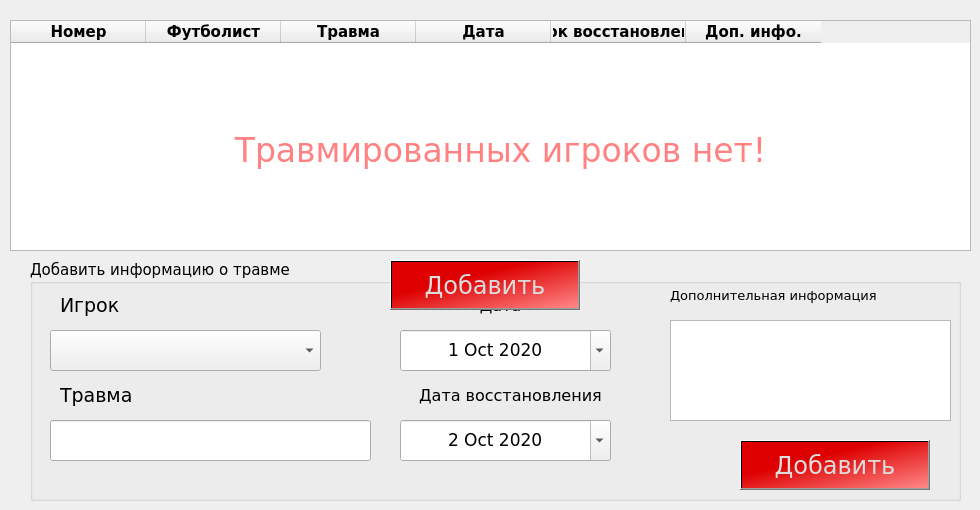
    <widget class="QWidget" name="current">
     <attribute name="title">
      <string>Текущие травмы</string>
     </attribute>
     <widget class="QTableWidget" name="currentTable">
      <property name="geometry">
       <rect>
        <x>10</x>
        <y>20</y>
        <width>961</width>
        <height>231</height>
       </rect>
      </property>
      <property name="font">
       <font>
        <family>Verdana</family>
        <pointsize>11</pointsize>
       </font>
      </property>
      <property name="gridStyle">
       <enum>Qt::SolidLine</enum>
      </property>
      <attribute name="horizontalHeaderMinimumSectionSize">
       <number>50</number>
      </attribute>
      <attribute name="horizontalHeaderDefaultSectionSize">
       <number>135</number>
      </attribute>
      <attribute name="horizontalHeaderHighlightSections">
       <bool>false</bool>
      </attribute>
      <attribute name="horizontalHeaderShowSortIndicator" stdset="0">
       <bool>false</bool>
      </attribute>
      <attribute name="verticalHeaderDefaultSectionSize">
       <number>35</number>
      </attribute>
      <attribute name="verticalHeaderHighlightSections">
       <bool>false</bool>
      </attribute>
      <column>
       <property name="text">
        <string>Номер</string>
       </property>
       <property name="font">
        <font>
         <family>Verdana</family>
         <pointsize>11</pointsize>
         <weight>75</weight>
         <bold>true</bold>
        </font>
       </property>
       <property name="textAlignment">
        <set>AlignCenter</set>
       </property>
      </column>
      <column>
       <property name="text">
        <string>Футболист</string>
       </property>
       <property name="font">
        <font>
         <family>Verdana</family>
         <pointsize>11</pointsize>
         <weight>75</weight>
         <bold>true</bold>
        </font>
       </property>
       <property name="textAlignment">
        <set>AlignCenter</set>
       </property>
      </column>
      <column>
       <property name="text">
        <string>Травма</string>
       </property>
       <property name="font">
        <font>
         <family>Verdana</family>
         <pointsize>11</pointsize>
         <weight>75</weight>
         <bold>true</bold>
        </font>
       </property>
       <property name="textAlignment">
        <set>AlignCenter</set>
       </property>
      </column>
      <column>
       <property name="text">
        <string>Дата</string>
       </property>
       <property name="font">
        <font>
         <family>Verdana</family>
         <pointsize>11</pointsize>
         <weight>75</weight>
         <bold>true</bold>
        </font>
       </property>
       <property name="textAlignment">
        <set>AlignCenter</set>
       </property>
      </column>
      <column>
       <property name="text">
        <string>Срок восстановления</string>
       </property>
       <property name="font">
        <font>
         <family>Verdana</family>
         <pointsize>11</pointsize>
         <weight>75</weight>
         <bold>true</bold>
        </font>
       </property>
       <property name="textAlignment">
        <set>AlignCenter</set>
       </property>
      </column>
      <column>
       <property name="text">
        <string>Доп. инфо.</string>
       </property>
       <property name="font">
        <font>
         <family>Verdana</family>
         <pointsize>11</pointsize>
         <weight>75</weight>
         <bold>true</bold>
        </font>
       </property>
       <property name="textAlignment">
        <set>AlignCenter</set>
       </property>
      </column>
     </widget>
     <widget class="QGroupBox" name="addBox">
      <property name="geometry">
       <rect>
        <x>30</x>
        <y>260</y>
        <width>931</width>
        <height>241</height>
       </rect>
      </property>
      <property name="font">
       <font>
        <family>Verdana</family>
        <pointsize>11</pointsize>
       </font>
      </property>
      <property name="title">
       <string>Добавить информацию о травме</string>
      </property>
      <widget class="QPushButton" name="addButton2">
       <property name="geometry">
        <rect>
         <x>710</x>
         <y>180</y>
         <width>190</width>
         <height>50</height>
        </rect>
       </property>
       <property name="palette">
        <palette>
         <active>
          <colorrole role="WindowText">
           <brush brushstyle="SolidPattern">
            <color alpha="255">
             <red>220</red>
             <green>220</green>
             <blue>220</blue>
            </color>
           </brush>
          </colorrole>
          <colorrole role="Button">
           <brush brushstyle="LinearGradientPattern">
            <gradient startx="0.000000000000000" starty="0.000000000000000" endx="1.000000000000000" endy="1.000000000000000" type="LinearGradient" spread="RepeatSpread" coordinatemode="ObjectBoundingMode">
             <gradientstop position="0.363184000000000">
              <color alpha="255">
               <red>222</red>
               <green>0</green>
               <blue>0</blue>
              </color>
             </gradientstop>
             <gradientstop position="1.000000000000000">
              <color alpha="255">
               <red>255</red>
               <green>136</green>
               <blue>136</blue>
              </color>
             </gradientstop>
            </gradient>
           </brush>
          </colorrole>
          <colorrole role="Text">
           <brush brushstyle="SolidPattern">
            <color alpha="255">
             <red>220</red>
             <green>220</green>
             <blue>220</blue>
            </color>
           </brush>
          </colorrole>
          <colorrole role="ButtonText">
           <brush brushstyle="SolidPattern">
            <color alpha="255">
             <red>220</red>
             <green>220</green>
             <blue>220</blue>
            </color>
           </brush>
          </colorrole>
          <colorrole role="Base">
           <brush brushstyle="LinearGradientPattern">
            <gradient startx="0.000000000000000" starty="0.000000000000000" endx="1.000000000000000" endy="1.000000000000000" type="LinearGradient" spread="RepeatSpread" coordinatemode="ObjectBoundingMode">
             <gradientstop position="0.363184000000000">
              <color alpha="255">
               <red>222</red>
               <green>0</green>
               <blue>0</blue>
              </color>
             </gradientstop>
             <gradientstop position="1.000000000000000">
              <color alpha="255">
               <red>255</red>
               <green>136</green>
               <blue>136</blue>
              </color>
             </gradientstop>
            </gradient>
           </brush>
          </colorrole>
          <colorrole role="Window">
           <brush brushstyle="LinearGradientPattern">
            <gradient startx="0.000000000000000" starty="0.000000000000000" endx="1.000000000000000" endy="1.000000000000000" type="LinearGradient" spread="RepeatSpread" coordinatemode="ObjectBoundingMode">
             <gradientstop position="0.363184000000000">
              <color alpha="255">
               <red>222</red>
               <green>0</green>
               <blue>0</blue>
              </color>
             </gradientstop>
             <gradientstop position="1.000000000000000">
              <color alpha="255">
               <red>255</red>
               <green>136</green>
               <blue>136</blue>
              </color>
             </gradientstop>
            </gradient>
           </brush>
          </colorrole>
          <colorrole role="PlaceholderText">
           <brush brushstyle="NoBrush">
            <color alpha="128">
             <red>220</red>
             <green>220</green>
             <blue>220</blue>
            </color>
           </brush>
          </colorrole>
         </active>
         <inactive>
          <colorrole role="WindowText">
           <brush brushstyle="SolidPattern">
            <color alpha="255">
             <red>220</red>
             <green>220</green>
             <blue>220</blue>
            </color>
           </brush>
          </colorrole>
          <colorrole role="Button">
           <brush brushstyle="LinearGradientPattern">
            <gradient startx="0.000000000000000" starty="0.000000000000000" endx="1.000000000000000" endy="1.000000000000000" type="LinearGradient" spread="RepeatSpread" coordinatemode="ObjectBoundingMode">
             <gradientstop position="0.363184000000000">
              <color alpha="255">
               <red>222</red>
               <green>0</green>
               <blue>0</blue>
              </color>
             </gradientstop>
             <gradientstop position="1.000000000000000">
              <color alpha="255">
               <red>255</red>
               <green>136</green>
               <blue>136</blue>
              </color>
             </gradientstop>
            </gradient>
           </brush>
          </colorrole>
          <colorrole role="Text">
           <brush brushstyle="SolidPattern">
            <color alpha="255">
             <red>220</red>
             <green>220</green>
             <blue>220</blue>
            </color>
           </brush>
          </colorrole>
          <colorrole role="ButtonText">
           <brush brushstyle="SolidPattern">
            <color alpha="255">
             <red>220</red>
             <green>220</green>
             <blue>220</blue>
            </color>
           </brush>
          </colorrole>
          <colorrole role="Base">
           <brush brushstyle="LinearGradientPattern">
            <gradient startx="0.000000000000000" starty="0.000000000000000" endx="1.000000000000000" endy="1.000000000000000" type="LinearGradient" spread="RepeatSpread" coordinatemode="ObjectBoundingMode">
             <gradientstop position="0.363184000000000">
              <color alpha="255">
               <red>222</red>
               <green>0</green>
               <blue>0</blue>
              </color>
             </gradientstop>
             <gradientstop position="1.000000000000000">
              <color alpha="255">
               <red>255</red>
               <green>136</green>
               <blue>136</blue>
              </color>
             </gradientstop>
            </gradient>
           </brush>
          </colorrole>
          <colorrole role="Window">
           <brush brushstyle="LinearGradientPattern">
            <gradient startx="0.000000000000000" starty="0.000000000000000" endx="1.000000000000000" endy="1.000000000000000" type="LinearGradient" spread="RepeatSpread" coordinatemode="ObjectBoundingMode">
             <gradientstop position="0.363184000000000">
              <color alpha="255">
               <red>222</red>
               <green>0</green>
               <blue>0</blue>
              </color>
             </gradientstop>
             <gradientstop position="1.000000000000000">
              <color alpha="255">
               <red>255</red>
               <green>136</green>
               <blue>136</blue>
              </color>
             </gradientstop>
            </gradient>
           </brush>
          </colorrole>
          <colorrole role="PlaceholderText">
           <brush brushstyle="NoBrush">
            <color alpha="128">
             <red>220</red>
             <green>220</green>
             <blue>220</blue>
            </color>
           </brush>
          </colorrole>
         </inactive>
         <disabled>
          <colorrole role="WindowText">
           <brush brushstyle="SolidPattern">
            <color alpha="255">
             <red>220</red>
             <green>220</green>
             <blue>220</blue>
            </color>
           </brush>
          </colorrole>
          <colorrole role="Button">
           <brush brushstyle="LinearGradientPattern">
            <gradient startx="0.000000000000000" starty="0.000000000000000" endx="1.000000000000000" endy="1.000000000000000" type="LinearGradient" spread="RepeatSpread" coordinatemode="ObjectBoundingMode">
             <gradientstop position="0.363184000000000">
              <color alpha="255">
               <red>222</red>
               <green>0</green>
               <blue>0</blue>
              </color>
             </gradientstop>
             <gradientstop position="1.000000000000000">
              <color alpha="255">
               <red>255</red>
               <green>136</green>
               <blue>136</blue>
              </color>
             </gradientstop>
            </gradient>
           </brush>
          </colorrole>
          <colorrole role="Text">
           <brush brushstyle="SolidPattern">
            <color alpha="255">
             <red>220</red>
             <green>220</green>
             <blue>220</blue>
            </color>
           </brush>
          </colorrole>
          <colorrole role="ButtonText">
           <brush brushstyle="SolidPattern">
            <color alpha="255">
             <red>220</red>
             <green>220</green>
             <blue>220</blue>
            </color>
           </brush>
          </colorrole>
          <colorrole role="Base">
           <brush brushstyle="LinearGradientPattern">
            <gradient startx="0.000000000000000" starty="0.000000000000000" endx="1.000000000000000" endy="1.000000000000000" type="LinearGradient" spread="RepeatSpread" coordinatemode="ObjectBoundingMode">
             <gradientstop position="0.363184000000000">
              <color alpha="255">
               <red>222</red>
               <green>0</green>
               <blue>0</blue>
              </color>
             </gradientstop>
             <gradientstop position="1.000000000000000">
              <color alpha="255">
               <red>255</red>
               <green>136</green>
               <blue>136</blue>
              </color>
             </gradientstop>
            </gradient>
           </brush>
          </colorrole>
          <colorrole role="Window">
           <brush brushstyle="LinearGradientPattern">
            <gradient startx="0.000000000000000" starty="0.000000000000000" endx="1.000000000000000" endy="1.000000000000000" type="LinearGradient" spread="RepeatSpread" coordinatemode="ObjectBoundingMode">
             <gradientstop position="0.363184000000000">
              <color alpha="255">
               <red>222</red>
               <green>0</green>
               <blue>0</blue>
              </color>
             </gradientstop>
             <gradientstop position="1.000000000000000">
              <color alpha="255">
               <red>255</red>
               <green>136</green>
               <blue>136</blue>
              </color>
             </gradientstop>
            </gradient>
           </brush>
          </colorrole>
          <colorrole role="PlaceholderText">
           <brush brushstyle="NoBrush">
            <color alpha="128">
             <red>220</red>
             <green>220</green>
             <blue>220</blue>
            </color>
           </brush>
          </colorrole>
         </disabled>
        </palette>
       </property>
       <property name="font">
        <font>
         <family>Verdana</family>
         <pointsize>18</pointsize>
        </font>
       </property>
       <property name="cursor">
        <cursorShape>PointingHandCursor</cursorShape>
       </property>
       <property name="autoFillBackground">
        <bool>false</bool>
       </property>
       <property name="styleSheet">
        <string notr="true">background-color: qlineargradient(spread:repeat, x1:0, y1:0, x2:1, y2:1, stop:0.363184 rgba(222, 0, 0, 255), stop:1 rgba(255, 136, 136, 255));
color: rgb(220, 220, 220)</string>
       </property>
       <property name="text">
        <string>Добавить</string>
       </property>
      </widget>
      <widget class="QComboBox" name="playerCombo">
       <property name="geometry">
        <rect>
         <x>20</x>
         <y>70</y>
         <width>271</width>
         <height>41</height>
        </rect>
       </property>
       <property name="font">
        <font>
         <family>Verdana</family>
         <pointsize>10</pointsize>
        </font>
       </property>
       <item>
        <property name="text">
         <string/>
        </property>
       </item>
      </widget>
      <widget class="QLabel" name="label_6">
       <property name="geometry">
        <rect>
         <x>30</x>
         <y>30</y>
         <width>91</width>
         <height>31</height>
        </rect>
       </property>
       <property name="font">
        <font>
         <family>Verdana</family>
         <pointsize>14</pointsize>
        </font>
       </property>
       <property name="text">
        <string>Игрок</string>
       </property>
      </widget>
      <widget class="QLabel" name="sectorLabel">
       <property name="geometry">
        <rect>
         <x>420</x>
         <y>30</y>
         <width>101</width>
         <height>31</height>
        </rect>
       </property>
       <property name="font">
        <font>
         <family>Verdana</family>
         <pointsize>12</pointsize>
        </font>
       </property>
       <property name="text">
        <string>Дата</string>
       </property>
       <property name="alignment">
        <set>Qt::AlignCenter</set>
       </property>
      </widget>
      <widget class="QLabel" name="placeLabel">
       <property name="geometry">
        <rect>
         <x>360</x>
         <y>120</y>
         <width>241</width>
         <height>31</height>
        </rect>
       </property>
       <property name="font">
        <font>
         <family>Verdana</family>
         <pointsize>12</pointsize>
        </font>
       </property>
       <property name="text">
        <string>Дата восстановления</string>
       </property>
       <property name="alignment">
        <set>Qt::AlignCenter</set>
       </property>
      </widget>
      <widget class="QDateEdit" name="date1">
       <property name="geometry">
        <rect>
         <x>370</x>
         <y>70</y>
         <width>211</width>
         <height>41</height>
        </rect>
       </property>
       <property name="font">
        <font>
         <family>Verdana</family>
         <pointsize>13</pointsize>
        </font>
       </property>
       <property name="alignment">
        <set>Qt::AlignCenter</set>
       </property>
       <property name="maximumDate">
        <date>
         <year>2040</year>
         <month>12</month>
         <day>31</day>
        </date>
       </property>
       <property name="minimumDate">
        <date>
         <year>2020</year>
         <month>10</month>
         <day>1</day>
        </date>
       </property>
       <property name="calendarPopup">
        <bool>true</bool>
       </property>
      </widget>
      <widget class="QDateEdit" name="date2">
       <property name="geometry">
        <rect>
         <x>370</x>
         <y>160</y>
         <width>211</width>
         <height>41</height>
        </rect>
       </property>
       <property name="font">
        <font>
         <family>Verdana</family>
         <pointsize>13</pointsize>
        </font>
       </property>
       <property name="alignment">
        <set>Qt::AlignCenter</set>
       </property>
       <property name="maximumDate">
        <date>
         <year>2040</year>
         <month>12</month>
         <day>31</day>
        </date>
       </property>
       <property name="minimumDate">
        <date>
         <year>2020</year>
         <month>10</month>
         <day>2</day>
        </date>
       </property>
       <property name="calendarPopup">
        <bool>true</bool>
       </property>
      </widget>
      <widget class="QLineEdit" name="enjLine">
       <property name="geometry">
        <rect>
         <x>20</x>
         <y>160</y>
         <width>321</width>
         <height>41</height>
        </rect>
       </property>
       <property name="font">
        <font>
         <pointsize>10</pointsize>
        </font>
       </property>
      </widget>
      <widget class="QLabel" name="label_7">
       <property name="geometry">
        <rect>
         <x>30</x>
         <y>120</y>
         <width>101</width>
         <height>31</height>
        </rect>
       </property>
       <property name="font">
        <font>
         <family>Verdana</family>
         <pointsize>14</pointsize>
        </font>
       </property>
       <property name="text">
        <string>Травма</string>
       </property>
      </widget>
      <widget class="QTextEdit" name="infoText">
       <property name="geometry">
        <rect>
         <x>640</x>
         <y>60</y>
         <width>281</width>
         <height>101</height>
        </rect>
       </property>
       <property name="font">
        <font>
         <family>Verdana</family>
         <pointsize>9</pointsize>
        </font>
       </property>
      </widget>
      <widget class="QLabel" name="label_8">
       <property name="geometry">
        <rect>
         <x>640</x>
         <y>20</y>
         <width>271</width>
         <height>31</height>
        </rect>
       </property>
       <property name="font">
        <font>
         <family>Verdana</family>
         <pointsize>10</pointsize>
        </font>
       </property>
       <property name="text">
        <string>Дополнительная информация</string>
       </property>
      </widget>
     </widget>
     <widget class="QPushButton" name="addButton1">
      <property name="geometry">
       <rect>
        <x>390</x>
        <y>260</y>
        <width>190</width>
        <height>50</height>
       </rect>
      </property>
      <property name="palette">
       <palette>
        <active>
         <colorrole role="WindowText">
          <brush brushstyle="SolidPattern">
           <color alpha="255">
            <red>220</red>
            <green>220</green>
            <blue>220</blue>
           </color>
          </brush>
         </colorrole>
         <colorrole role="Button">
          <brush brushstyle="LinearGradientPattern">
           <gradient startx="0.000000000000000" starty="0.000000000000000" endx="1.000000000000000" endy="1.000000000000000" type="LinearGradient" spread="RepeatSpread" coordinatemode="ObjectBoundingMode">
            <gradientstop position="0.363184000000000">
             <color alpha="255">
              <red>222</red>
              <green>0</green>
              <blue>0</blue>
             </color>
            </gradientstop>
            <gradientstop position="1.000000000000000">
             <color alpha="255">
              <red>255</red>
              <green>136</green>
              <blue>136</blue>
             </color>
            </gradientstop>
           </gradient>
          </brush>
         </colorrole>
         <colorrole role="Text">
          <brush brushstyle="SolidPattern">
           <color alpha="255">
            <red>220</red>
            <green>220</green>
            <blue>220</blue>
           </color>
          </brush>
         </colorrole>
         <colorrole role="ButtonText">
          <brush brushstyle="SolidPattern">
           <color alpha="255">
            <red>220</red>
            <green>220</green>
            <blue>220</blue>
           </color>
          </brush>
         </colorrole>
         <colorrole role="Base">
          <brush brushstyle="LinearGradientPattern">
           <gradient startx="0.000000000000000" starty="0.000000000000000" endx="1.000000000000000" endy="1.000000000000000" type="LinearGradient" spread="RepeatSpread" coordinatemode="ObjectBoundingMode">
            <gradientstop position="0.363184000000000">
             <color alpha="255">
              <red>222</red>
              <green>0</green>
              <blue>0</blue>
             </color>
            </gradientstop>
            <gradientstop position="1.000000000000000">
             <color alpha="255">
              <red>255</red>
              <green>136</green>
              <blue>136</blue>
             </color>
            </gradientstop>
           </gradient>
          </brush>
         </colorrole>
         <colorrole role="Window">
          <brush brushstyle="LinearGradientPattern">
           <gradient startx="0.000000000000000" starty="0.000000000000000" endx="1.000000000000000" endy="1.000000000000000" type="LinearGradient" spread="RepeatSpread" coordinatemode="ObjectBoundingMode">
            <gradientstop position="0.363184000000000">
             <color alpha="255">
              <red>222</red>
              <green>0</green>
              <blue>0</blue>
             </color>
            </gradientstop>
            <gradientstop position="1.000000000000000">
             <color alpha="255">
              <red>255</red>
              <green>136</green>
              <blue>136</blue>
             </color>
            </gradientstop>
           </gradient>
          </brush>
         </colorrole>
         <colorrole role="PlaceholderText">
          <brush brushstyle="NoBrush">
           <color alpha="128">
            <red>220</red>
            <green>220</green>
            <blue>220</blue>
           </color>
          </brush>
         </colorrole>
        </active>
        <inactive>
         <colorrole role="WindowText">
          <brush brushstyle="SolidPattern">
           <color alpha="255">
            <red>220</red>
            <green>220</green>
            <blue>220</blue>
           </color>
          </brush>
         </colorrole>
         <colorrole role="Button">
          <brush brushstyle="LinearGradientPattern">
           <gradient startx="0.000000000000000" starty="0.000000000000000" endx="1.000000000000000" endy="1.000000000000000" type="LinearGradient" spread="RepeatSpread" coordinatemode="ObjectBoundingMode">
            <gradientstop position="0.363184000000000">
             <color alpha="255">
              <red>222</red>
              <green>0</green>
              <blue>0</blue>
             </color>
            </gradientstop>
            <gradientstop position="1.000000000000000">
             <color alpha="255">
              <red>255</red>
              <green>136</green>
              <blue>136</blue>
             </color>
            </gradientstop>
           </gradient>
          </brush>
         </colorrole>
         <colorrole role="Text">
          <brush brushstyle="SolidPattern">
           <color alpha="255">
            <red>220</red>
            <green>220</green>
            <blue>220</blue>
           </color>
          </brush>
         </colorrole>
         <colorrole role="ButtonText">
          <brush brushstyle="SolidPattern">
           <color alpha="255">
            <red>220</red>
            <green>220</green>
            <blue>220</blue>
           </color>
          </brush>
         </colorrole>
         <colorrole role="Base">
          <brush brushstyle="LinearGradientPattern">
           <gradient startx="0.000000000000000" starty="0.000000000000000" endx="1.000000000000000" endy="1.000000000000000" type="LinearGradient" spread="RepeatSpread" coordinatemode="ObjectBoundingMode">
            <gradientstop position="0.363184000000000">
             <color alpha="255">
              <red>222</red>
              <green>0</green>
              <blue>0</blue>
             </color>
            </gradientstop>
            <gradientstop position="1.000000000000000">
             <color alpha="255">
              <red>255</red>
              <green>136</green>
              <blue>136</blue>
             </color>
            </gradientstop>
           </gradient>
          </brush>
         </colorrole>
         <colorrole role="Window">
          <brush brushstyle="LinearGradientPattern">
           <gradient startx="0.000000000000000" starty="0.000000000000000" endx="1.000000000000000" endy="1.000000000000000" type="LinearGradient" spread="RepeatSpread" coordinatemode="ObjectBoundingMode">
            <gradientstop position="0.363184000000000">
             <color alpha="255">
              <red>222</red>
              <green>0</green>
              <blue>0</blue>
             </color>
            </gradientstop>
            <gradientstop position="1.000000000000000">
             <color alpha="255">
              <red>255</red>
              <green>136</green>
              <blue>136</blue>
             </color>
            </gradientstop>
           </gradient>
          </brush>
         </colorrole>
         <colorrole role="PlaceholderText">
          <brush brushstyle="NoBrush">
           <color alpha="128">
            <red>220</red>
            <green>220</green>
            <blue>220</blue>
           </color>
          </brush>
         </colorrole>
        </inactive>
        <disabled>
         <colorrole role="WindowText">
          <brush brushstyle="SolidPattern">
           <color alpha="255">
            <red>220</red>
            <green>220</green>
            <blue>220</blue>
           </color>
          </brush>
         </colorrole>
         <colorrole role="Button">
          <brush brushstyle="LinearGradientPattern">
           <gradient startx="0.000000000000000" starty="0.000000000000000" endx="1.000000000000000" endy="1.000000000000000" type="LinearGradient" spread="RepeatSpread" coordinatemode="ObjectBoundingMode">
            <gradientstop position="0.363184000000000">
             <color alpha="255">
              <red>222</red>
              <green>0</green>
              <blue>0</blue>
             </color>
            </gradientstop>
            <gradientstop position="1.000000000000000">
             <color alpha="255">
              <red>255</red>
              <green>136</green>
              <blue>136</blue>
             </color>
            </gradientstop>
           </gradient>
          </brush>
         </colorrole>
         <colorrole role="Text">
          <brush brushstyle="SolidPattern">
           <color alpha="255">
            <red>220</red>
            <green>220</green>
            <blue>220</blue>
           </color>
          </brush>
         </colorrole>
         <colorrole role="ButtonText">
          <brush brushstyle="SolidPattern">
           <color alpha="255">
            <red>220</red>
            <green>220</green>
            <blue>220</blue>
           </color>
          </brush>
         </colorrole>
         <colorrole role="Base">
          <brush brushstyle="LinearGradientPattern">
           <gradient startx="0.000000000000000" starty="0.000000000000000" endx="1.000000000000000" endy="1.000000000000000" type="LinearGradient" spread="RepeatSpread" coordinatemode="ObjectBoundingMode">
            <gradientstop position="0.363184000000000">
             <color alpha="255">
              <red>222</red>
              <green>0</green>
              <blue>0</blue>
             </color>
            </gradientstop>
            <gradientstop position="1.000000000000000">
             <color alpha="255">
              <red>255</red>
              <green>136</green>
              <blue>136</blue>
             </color>
            </gradientstop>
           </gradient>
          </brush>
         </colorrole>
         <colorrole role="Window">
          <brush brushstyle="LinearGradientPattern">
           <gradient startx="0.000000000000000" starty="0.000000000000000" endx="1.000000000000000" endy="1.000000000000000" type="LinearGradient" spread="RepeatSpread" coordinatemode="ObjectBoundingMode">
            <gradientstop position="0.363184000000000">
             <color alpha="255">
              <red>222</red>
              <green>0</green>
              <blue>0</blue>
             </color>
            </gradientstop>
            <gradientstop position="1.000000000000000">
             <color alpha="255">
              <red>255</red>
              <green>136</green>
              <blue>136</blue>
             </color>
            </gradientstop>
           </gradient>
          </brush>
         </colorrole>
         <colorrole role="PlaceholderText">
          <brush brushstyle="NoBrush">
           <color alpha="128">
            <red>220</red>
            <green>220</green>
            <blue>220</blue>
           </color>
          </brush>
         </colorrole>
        </disabled>
       </palette>
      </property>
      <property name="font">
       <font>
        <family>Verdana</family>
        <pointsize>18</pointsize>
       </font>
      </property>
      <property name="cursor">
       <cursorShape>PointingHandCursor</cursorShape>
      </property>
      <property name="autoFillBackground">
       <bool>false</bool>
      </property>
      <property name="styleSheet">
       <string notr="true">background-color: qlineargradient(spread:repeat, x1:0, y1:0, x2:1, y2:1, stop:0.363184 rgba(222, 0, 0, 255), stop:1 rgba(255, 136, 136, 255));
color: rgb(220, 220, 220)</string>
      </property>
      <property name="text">
       <string>Добавить</string>
      </property>
     </widget>
     <widget class="QLabel" name="noInjuriesLabel">
      <property name="geometry">
       <rect>
        <x>130</x>
        <y>110</y>
        <width>741</width>
        <height>81</height>
       </rect>
      </property>
      <property name="font">
       <font>
        <family>Verdana</family>
        <pointsize>25</pointsize>
       </font>
      </property>
      <property name="styleSheet">
       <string notr="true">color: rgb(255, 129, 129);</string>
      </property>
      <property name="text">
       <string>Травмированных игроков нет!</string>
      </property>
      <property name="alignment">
       <set>Qt::AlignCenter</set>
      </property>
     </widget>
     <zorder>addBox</zorder>
     <zorder>currentTable</zorder>
     <zorder>addButton1</zorder>
     <zorder>noInjuriesLabel</zorder>
    </widget>
